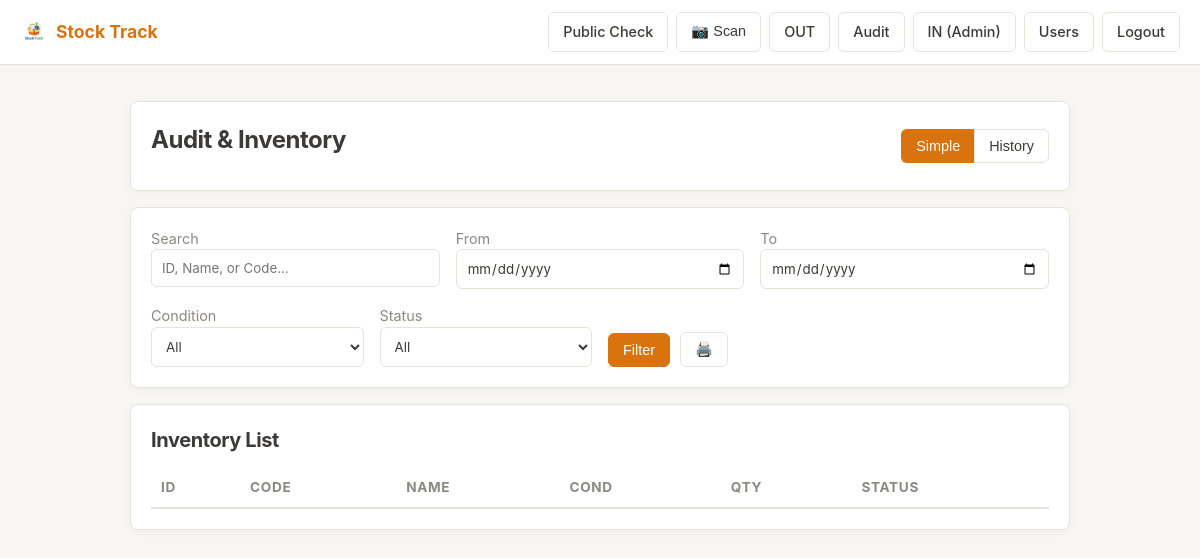
The page /audit.php (signed in) on the database as committed earlier.
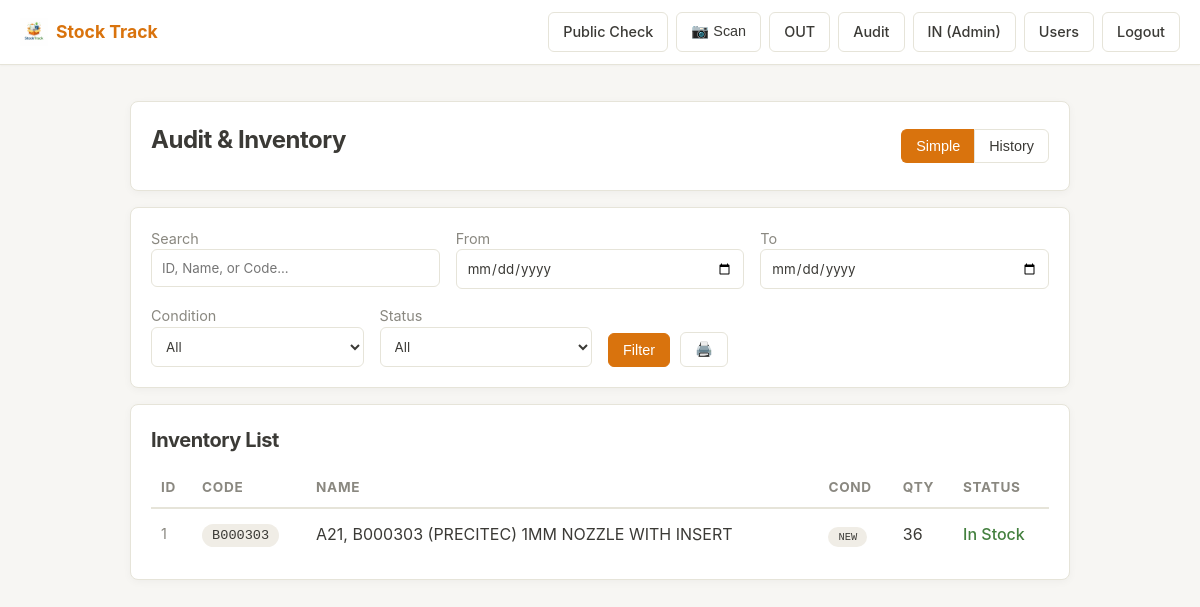
The same page on the database as committed later.
### tables this page shows
CREATE TABLE items (
            id INTEGER PRIMARY KEY AUTOINCREMENT,
            item_code TEXT NOT NULL,
            item_name TEXT NOT NULL,
            condition TEXT NOT NULL DEFAULT 'NEW',
            qty INTEGER NOT NULL DEFAULT 0,
            is_deleted INTEGER DEFAULT 0,
            created_at TEXT NOT NULL DEFAULT (datetime('now')),
            updated_at TEXT NOT NULL DEFAULT (datetime('now')), min_qty INTEGER NOT NULL DEFAULT 0,
            UNIQUE(item_code, condition)
        );

### app/auth.php (called while the page is built, shortened)
<?php
function h(string $s): string { return htmlspecialchars($s, ENT_QUOTES, 'UTF-8'); }

### audit.php (the view, shortened to what this page needs)
<?php
require_once __DIR__ . '/app/layout.php';
$user = require_login();
$pdo = db();
$view = $_GET['view'] ?? $_SESSION['user']['view_pref'] ?? 'SIMPLE';
$view = ($view === 'ALL') ? 'ALL' : 'SIMPLE';
$q = trim($_GET['q'] ?? '');
$from = $_GET['from'] ?? '';
$to = $_GET['to'] ?? '';
$args = [];
$where = [];
if ($view === 'SIMPLE') {
    $where[] = "i.is_deleted = 0";
    $sql = "SELECT * FROM items i";
    if($where) $sql .= " WHERE " . implode(" AND ", $where);
    $sql .= " ORDER BY i.item_name ASC";
    $rows = $pdo->prepare($sql);
    $rows->execute($args);
    $rows = $rows->fetchAll();
}
render_header('Audit', $user);
?>
<div class="card controls-bar">
  <h1>Audit & Inventory</h1>
  <div class="view-toggle">
    <button class="btn <?php echo $view==='SIMPLE'?'active-view':''; ?>" onclick="setView('SIMPLE')">Simple</button>
    <button class="btn <?php echo $view==='ALL'?'active-view':''; ?>" onclick="setView('ALL')">History</button>
  </div>
</div>
<div class="card">
  <form method="get" class="grid" id="auditFilter">
    <div class="col-4"><div class="muted">Search</div><input name="q" value="<?php echo h($q); ?>" placeholder="ID, Name, or Code..." /></div>
    <div class="col-4"><div class="muted">From</div><input type="date" name="from" value="<?php echo h($from); ?>" /></div>
    <div class="col-4"><div class="muted">To</div><input type="date" name="to" value="<?php echo h($to); ?>" /></div>
    <div class="col-3"><div class="muted">Condition</div>
        <select name="condition">
            <option value="ALL">All</option>
        </select>
    </div>
    <div class="col-3"><div class="muted">Status</div>
        <select name="status">
            <option value="ALL">All</option>
        </select>
    </div>
    <div class="col-6" style="display:flex; align-items:flex-end; gap:10px;">
        <button class="btn" type="submit">Filter</button>
        <button class="btn" type="button" onclick="window.print()">🖨️</button>
    </div>
  </form>
</div>
<div class="card">
  <?php if($view === 'SIMPLE'): ?>
    <h2>Inventory List</h2>
    <table>
      <thead><tr><th>ID</th><th>Code</th><th>Name</th><th>Cond</th><th>Qty</th><th>Status</th></tr></thead>
      <tbody>
        <?php foreach($rows as $r):
             $condLbl = $r['condition']=='NEW' ? 'NEW' : ($r['condition']=='REPAIRED'?'??? REP':'?? FLT');
             $condCls = $r['condition']=='NEW' ? 'pill' : ($r['condition']=='REPAIRED'?'pill pill-adjust':'pill pill-take');
             $qty = (int)$r['qty'];
             $min = (int)($r['min_qty'] ?? 0);
             $rowClass = ($qty <= $min && $qty > 0) ? 'row-low-stock' : '';
        ?>
        <tr class="<?php echo $rowClass; ?>" onclick="showItemDetails(<?php echo $r['id']; ?>, '<?php echo h($r['item_name']); ?>')" style="cursor:pointer">
          <td class="muted"><?php echo (int)$r['id']; ?></td>
          <td><span class="pill"><?php echo h($r['item_code']); ?></span></td>
          <td><?php echo h($r['item_name']); ?></td>
          <td><span class="<?php echo $condCls; ?>" style="font-size:0.8em"><?php echo $condLbl; ?></span></td>
          <td><?php echo $qty; ?></td>
          <td><?php echo $qty>0 ? "<span class='good'>In Stock</span>" : "<span class='bad'>Out of Stock</span>"; ?></td>
        </tr>
        <?php endforeach; ?>
      </tbody>
    </table>
  <?php endif; ?>
</div>
<?php render_footer(); ?>

### app/layout.php (shortened to what this page needs)
<?php
require_once __DIR__ . '/auth.php';
function render_header(string $title, ?array $user): void { ?>
<!doctype html>
<html lang="en">
<head>
  <link rel="stylesheet" href="/assets/style.css"/>
</head>
<body>
  <div class="topbar">
    <div class="brand">
      <a href="/" style="display:flex;align-items:center;gap:8px;">
        <img src="/assets/logo.png" alt="Logo" style="height:28px;width:auto;">
        Stock Track
      </a>
    </div>
    <div class="nav">
      <a class="btn" href="/public.php">Public Check</a>
      <?php if($user): ?>
        <button class="btn" onclick="startGlobalScanner()">📷 Scan</button>
        <a class="btn" href="/take.php">OUT</a>
        <a class="btn" href="/audit.php">Audit</a>
        <?php if(($user['role'] ?? '') === 'admin'): ?>
          <a class="btn" href="/admin.php">IN (Admin)</a>
          <a class="btn" href="/users.php">Users</a>
        <?php endif; ?>
        <a class="btn" href="/logout.php">Logout</a>
      <?php else: ?>
        <a class="btn" href="/login.php">Login</a>
      <?php endif; ?>
    </div>
  </div>
  <div class="wrap">
<?php }
function render_footer(): void { ?>
  </div>
</body>
</html>
<?php }

### assets/style.css (style rules this page uses)
:root { --bg-body: #f7f6f3; --bg-card: #ffffff; --bg-input: #ffffff; --border: #e6e4d9; --text-main: #3b3a36; --text-muted: #8a8880; --primary: #d9730d; --primary-hover: #bf6308; --pill-bg: #f0ede6; --success: #44803f; --success-bg: #d4edda; --success-text: #155724; --danger: #cf4638; --danger-bg: #f8d7da; --danger-text: #721c24; --shadow: 0 2px 8px rgba(0,0,0,0.04); --font-base: -apple-system, BlinkMacSystemFont, "Segoe UI", Roboto, Helvetica, Arial, sans-serif; }
* { box-sizing: border-box; }
body { margin: 0; font-family: var(--font-base); background: var(--bg-body); color: var(--text-main); line-height: 1.5; }
a { color: inherit; text-decoration: none; transition: opacity 0.2s; }
.wrap { max-width: 980px; margin: 0 auto; padding: 20px; }
.topbar { position: sticky; top: 0; background: var(--bg-card); border-bottom: 1px solid var(--border); padding: 12px 20px; display: flex; gap: 10px; align-items: center; justify-content: space-between; z-index: 100; box-shadow: 0 1px 2px rgba(0,0,0,0.03); }
.brand { font-weight: 700; font-size: 1.1rem; color: var(--primary); }
.nav { display: flex; gap: 8px; flex-wrap: wrap; justify-content: flex-end; }
.btn { display: inline-flex; align-items: center; gap: 6px; padding: 8px 14px; border: 1px solid var(--border); border-radius: 6px; background: var(--bg-input); color: var(--text-main); font-size: 0.9rem; font-weight: 500; cursor: pointer; transition: all 0.2s; }
button[type="submit"] { background: var(--primary); color: white; border-color: var(--primary); }
.card { background: var(--bg-card); border: 1px solid var(--border); border-radius: 8px; padding: 20px; margin: 16px 0; box-shadow: var(--shadow); }
h1, h2 { margin: 0 0 12px 0; letter-spacing: -0.02em; }
h1 { font-size: 1.5rem; }
h2 { font-size: 1.25rem; }
.muted { color: var(--text-muted); font-size: 0.9rem; }
.grid { display: grid; grid-template-columns: repeat(12, 1fr); gap: 16px; }
.col-6 { grid-column: span 6; }
.col-4 { grid-column: span 4; }
.col-3 { grid-column: span 3; }
input, select, textarea { width: 100%; padding: 10px; border-radius: 6px; border: 1px solid var(--border); background: var(--bg-input); color: var(--text-main); outline: none; font-family: inherit; transition: border-color 0.2s; }
table { width: 100%; border-collapse: collapse; min-width: 600px; }
th { text-align: left; color: var(--text-muted); font-size: 0.85rem; text-transform: uppercase; letter-spacing: 0.05em; border-bottom: 2px solid var(--border); padding: 10px; }
td { padding: 12px 10px; border-bottom: 1px solid var(--border); }
tr:last-child td { border-bottom: none; }
.pill { padding: 4px 10px; border-radius: 99px; background: var(--pill-bg); font-size: 0.85rem; font-family: monospace; }
.good { color: var(--success); font-weight: 500; }
.controls-bar { display: flex; justify-content: space-between; align-items: center; flex-wrap: wrap; gap: 10px; }
.view-toggle { display: flex; gap: 0; }
.view-toggle .btn { border-radius: 0; border-right: none; }
.view-toggle .btn:first-child { border-top-left-radius: 6px; border-bottom-left-radius: 6px; }
.view-toggle .btn:last-child { border-top-right-radius: 6px; border-bottom-right-radius: 6px; border-right: 1px solid var(--border); }
.active-view { background: var(--primary) !important; color: white !important; border-color: var(--primary) !important; }

### audit.php (style rules this page uses)
.active-view { background:var(--primary);color:#fff;border-color:var(--primary); }

Rows that differ between the two databases and show on the page:
now on this page (row edited): items: id "1", item_code "B000303", item_name "A21, B000303 (PRECITEC) 1MM NOZZLE WITH INSERT", condition "NEW", qty "36", shows "In Stock"
